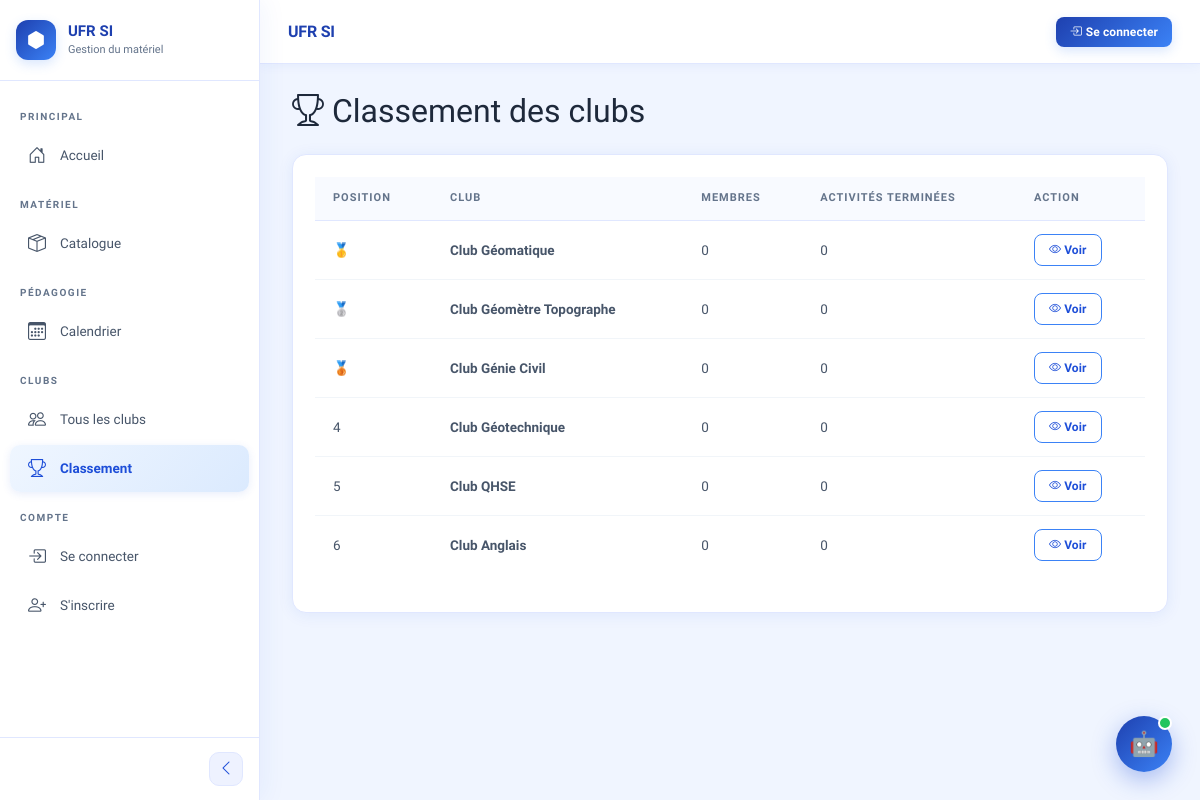
The page /clubs/classement/ on the database its author committed.
### clubs/models.py (models this page shows, shortened)
class Club(models.Model):
    nom = models.CharField(max_length=200)
    description = models.TextField(blank=True)
    logo = models.ImageField(upload_to='clubs/logos/', blank=True)
    date_creation = models.DateField(auto_now_add=True)
    materiel_propre = models.ManyToManyField(
        'materiel.Materiel',
        related_name='clubs_proprietaires',
        blank=True,
        verbose_name='Matériel propre au club'
    )
    cotisation_montant = models.DecimalField(
        max_digits=10,
        decimal_places=2,
        default=0,
        verbose_name='Montant cotisation (FCFA)'
    )
    def nombre_membres(self):
        return self.membres.count()
    def score_activite(self):
        return self.activites.filter(statut='terminee').count()

### clubs/views.py (the view)
# urls.py: path('classement/', views.classement_clubs, name='classement_clubs'),
def classement_clubs(request):
    clubs = Club.objects.all()
    classement = sorted(
        clubs,
        key=lambda c: c.score_activite(),
        reverse=True
    )
    return render(request, 'clubs/classement.html', {'classement': classement})

### templates/clubs/classement.html (shortened to what this page needs)
{% extends 'base.html' %}
{% block contenu %}
<h2 class="mb-4"><i class="bi bi-trophy"></i> Classement des clubs</h2>
<div class="card">
  <div class="card-body">
    <table class="table table-hover">
      <thead>
        <tr>
          <th>Position</th>
          <th>Club</th>
          <th>Membres</th>
          <th>Activités terminées</th>
          <th>Action</th>
        </tr>
      </thead>
      <tbody>
        {% for club in classement %}
        <tr>
          <td>
            {% if forloop.counter == 1 %}🥇
            {% elif forloop.counter == 2 %}🥈
            {% elif forloop.counter == 3 %}🥉
            {% else %}{{ forloop.counter }}
            {% endif %}
          </td>
          <td><strong>{{ club.nom }}</strong></td>
          <td>{{ club.nombre_membres }}</td>
          <td>{{ club.score_activite }}</td>
          <td>
            <a href="{% url 'detail_club' club.id %}" class="btn btn-sm btn-outline-primary">
              <i class="bi bi-eye"></i> Voir
            </a>
          </td>
        </tr>
        {% endfor %}
      </tbody>
    </table>
  </div>
</div>
{% endblock %}

### static/css/style.css (style rules this page uses)
:root { --primary: #1d4ed8; --primary-light: #3b82f6; --primary-lighter: #60a5fa; --primary-dark: #1e40af; --primary-glow: rgba(59, 130, 246, 0.2); --accent: #f59e0b; --success: #16a34a; --danger: #dc2626; --warning: #d97706; --info: #0891b2; --bg: #f0f5ff; --bg-2: #ffffff; --surface: #f8faff; --surface-hover: #eef2ff; --border: #e0e7ff; --border-strong: #c7d2fe; --text: #1e293b; --text-muted: #64748b; --text-soft: #475569; --sidebar-width: 260px; --sidebar-collapsed: 72px; --topbar-height: 64px; --radius: 14px; --radius-sm: 10px; --radius-lg: 20px; --shadow: 0 2px 16px rgba(29, 78, 216, 0.08); --shadow-md: 0 4px 24px rgba(29, 78, 216, 0.12); --transition: all 0.25s cubic-bezier(0.4, 0, 0.2, 1); }
*, *::before, *::after { margin: 0; padding: 0; box-sizing: border-box; }
html { scroll-behavior: smooth; }
body { font-family: 'Plus Jakarta Sans', sans-serif; background: var(--bg); color: var(--text); overflow-x: hidden; }
.card { background: var(--bg-2); border: 1.5px solid var(--border); border-radius: var(--radius); box-shadow: var(--shadow); transition: var(--transition); color: var(--text); }
.card-body { padding: 22px; }
.btn { font-family: 'Plus Jakarta Sans', sans-serif; font-weight: 600; border-radius: var(--radius-sm); padding: 9px 20px; font-size: 13.5px; transition: var(--transition); letter-spacing: 0.1px; }
.btn-outline-primary { border: 1.5px solid var(--primary-light); color: var(--primary); background: transparent; }
.btn-sm { padding: 6px 14px; font-size: 12px; border-radius: 8px; }
.table { border-collapse: separate; border-spacing: 0; font-size: 13.5px; color: var(--text); width: 100%; }
.table thead th { background: var(--surface); color: var(--text-muted); font-size: 11px; font-weight: 700; text-transform: uppercase; letter-spacing: 1px; padding: 13px 18px; border-bottom: 1.5px solid var(--border); border-top: none; }
.table tbody td { padding: 13px 18px; border-bottom: 1px solid #f1f5f9; vertical-align: middle; color: var(--text-soft); }
.table tbody tr:last-child td { border-bottom: none; }

### rows shown on the page
Club: nom "Club Géomatique", nombre_membres "0", score_activite "0"
Club: nom "Club Géomètre Topographe", nombre_membres "0", score_activite "0"
Club: nom "Club Génie Civil", nombre_membres "0", score_activite "0"
Club: nom "Club Géotechnique", nombre_membres "0", score_activite "0"
Club: nom "Club QHSE", nombre_membres "0", score_activite "0"
Club: nom "Club Anglais", nombre_membres "0", score_activite "0"
